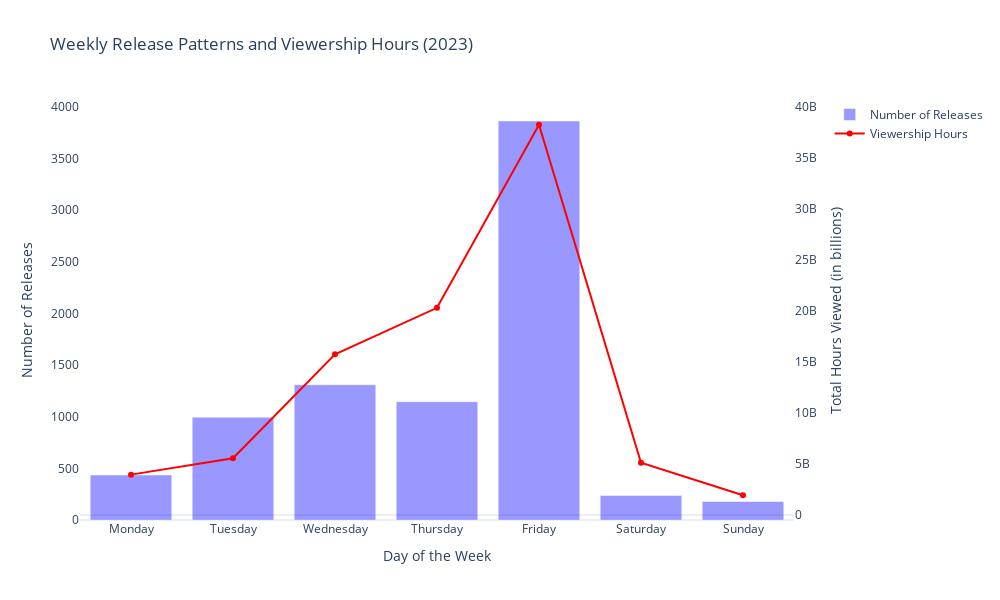

Write notebook code for a chart like this one.
### Code cell
df['Release Day'] = df['Release Date'].dt.day_name()

weekday_releases = df['Release Day'].value_counts().reindex(
    ['Monday', 'Tuesday', 'Wednesday', 'Thursday', 'Friday', 'Saturday', 'Sunday']
)
weekday_viewership = df.groupby('Release Day')['Hours Viewed'].sum().reindex(
    ['Monday', 'Tuesday', 'Wednesday', 'Thursday', 'Friday', 'Saturday', 'Sunday']
)

fig = go.Figure()

fig.add_trace(
    go.Bar(
        x=weekday_releases.index,
        y=weekday_releases.values,
        name='Number of Releases',
        marker_color='blue',
        opacity=0.4,
        yaxis='y1'
    )
)

fig.add_trace(
    go.Scatter(
        x=weekday_viewership.index,
        y=weekday_viewership.values,
        name='Viewership Hours',
        mode='lines+markers',
        marker=dict(color='red'),
        line=dict(color='red'),
        yaxis='y2'
    )
)

fig.update_layout(
    title='Weekly Release Patterns and Viewership Hours (2023)',
    xaxis=dict(
        title='Day of the Week',
        tickmode='array',
        categoryarray=['Monday', 'Tuesday', 'Wednesday', 'Thursday', 'Friday', 'Saturday', 'Sunday']
    ),
    yaxis=dict(
        title='Number of Releases',
        showgrid=False,
        side='left'
    ),
    yaxis2=dict(
        title='Total Hours Viewed (in billions)',
        overlaying='y',
        side='right',
        showgrid=False
    ),
    legend=dict(
        x=1.05,  
        y=1,
        orientation='v',
        xanchor='left'
    ),
    height=600,
    width=1000
)

fig.show()

### Figure 1 — Plotly figure (JSON) as saved in the notebook; plotly's stock layout.template omitted (floating-point values rounded to 4 significant figures)
{"data": [{"marker": {"color": "blue"}, "name": "Number of Releases", "opacity": 0.4, "type": "bar", "x": ["Monday", "Tuesday", "Wednesday", "Thursday", "Friday", "Saturday", "Sunday"], "y": [436, 995, 1310, 1145, 3863, 238, 179], "yaxis": "y"}, {"line": {"color": "red"}, "marker": {"color": "red"}, "mode": "lines+markers", "name": "Viewership Hours", "type": "scatter", "x": ["Monday", "Tuesday", "Wednesday", "Thursday", "Friday", "Saturday", "Sunday"], "y": [3954500000, 5562300000, 15744100000, 20292800000, 38217200000, 5121800000, 1935300000], "yaxis": "y2"}], "layout": {"height": 600, "legend": {"orientation": "v", "x": 1.05, "xanchor": "left", "y": 1}, "title": {"text": "Weekly Release Patterns and Viewership Hours (2023)"}, "width": 1000, "xaxis": {"autorange": true, "categoryarray": ["Monday", "Tuesday", "Wednesday", "Thursday", "Friday", "Saturday", "Sunday"], "range": [-0.5, 6.5], "tickmode": "array", "title": {"text": "Day of the Week"}, "type": "category"}, "yaxis": {"autorange": true, "range": [0, 4066.0], "showgrid": false, "side": "left", "title": {"text": "Number of Releases"}, "type": "linear"}, "yaxis2": {"autorange": true, "overlaying": "y", "range": [-488400000.0, 40640000000.0], "showgrid": false, "side": "right", "title": {"text": "Total Hours Viewed (in billions)"}, "type": "linear"}}}
